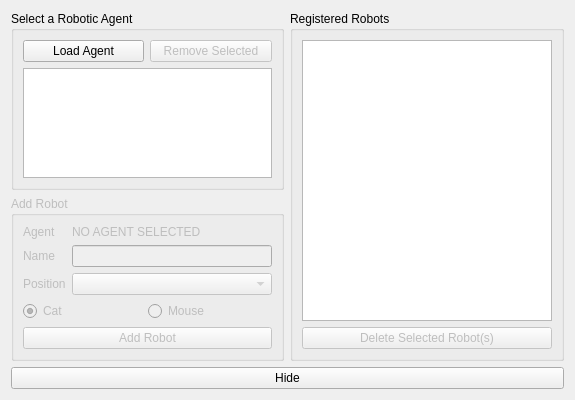
<?xml version="1.0" encoding="UTF-8"?>
<ui version="4.0">
 <class>cbManageRobots</class>
 <widget class="QWidget" name="cbManageRobots">
  <property name="geometry">
   <rect>
    <x>0</x>
    <y>0</y>
    <width>575</width>
    <height>400</height>
   </rect>
  </property>
  <property name="windowTitle">
   <string>Manage Robots</string>
  </property>
  <property name="windowIcon">
   <iconset resource="default.qrc">
    <normaloff>:/images/buttons/mouse</normaloff>:/images/buttons/mouse</iconset>
  </property>
  <layout class="QGridLayout" name="gridLayout">
   <item row="0" column="0">
    <widget class="QGroupBox" name="groupBox_Agents">
     <property name="title">
      <string>Select a Robotic Agent</string>
     </property>
     <layout class="QGridLayout" name="gridLayout_2">
      <item row="0" column="0">
       <widget class="QPushButton" name="pushButton_LoadAgent">
        <property name="text">
         <string>Load Agent</string>
        </property>
        <property name="icon">
         <iconset resource="default.qrc">
          <normaloff>:/images/buttons/open</normaloff>:/images/buttons/open</iconset>
        </property>
       </widget>
      </item>
      <item row="0" column="1">
       <widget class="QPushButton" name="pushButton_RemoveAgent">
        <property name="enabled">
         <bool>false</bool>
        </property>
        <property name="text">
         <string>Remove Selected</string>
        </property>
        <property name="icon">
         <iconset resource="default.qrc">
          <normaloff>:/images/buttons/delete</normaloff>:/images/buttons/delete</iconset>
        </property>
       </widget>
      </item>
      <item row="1" column="0" colspan="2">
       <widget class="QListView" name="listView_Agents">
        <property name="editTriggers">
         <set>QAbstractItemView::NoEditTriggers</set>
        </property>
       </widget>
      </item>
     </layout>
    </widget>
   </item>
   <item row="0" column="1" rowspan="2">
    <widget class="QGroupBox" name="groupBox_Registered">
     <property name="title">
      <string>Registered Robots</string>
     </property>
     <layout class="QVBoxLayout" name="verticalLayout_2">
      <item>
       <widget class="QTableWidget" name="tableWidget_Robots">
        <property name="autoFillBackground">
         <bool>true</bool>
        </property>
        <property name="selectionMode">
         <enum>QAbstractItemView::ExtendedSelection</enum>
        </property>
        <property name="selectionBehavior">
         <enum>QAbstractItemView::SelectRows</enum>
        </property>
        <property name="showGrid">
         <bool>false</bool>
        </property>
        <property name="cornerButtonEnabled">
         <bool>false</bool>
        </property>
        <attribute name="horizontalHeaderCascadingSectionResizes">
         <bool>true</bool>
        </attribute>
        <attribute name="horizontalHeaderHighlightSections">
         <bool>false</bool>
        </attribute>
        <attribute name="horizontalHeaderStretchLastSection">
         <bool>true</bool>
        </attribute>
        <attribute name="verticalHeaderVisible">
         <bool>false</bool>
        </attribute>
        <attribute name="verticalHeaderCascadingSectionResizes">
         <bool>true</bool>
        </attribute>
       </widget>
      </item>
      <item>
       <widget class="QPushButton" name="pushButton_DeleteRobot">
        <property name="enabled">
         <bool>false</bool>
        </property>
        <property name="text">
         <string>Delete Selected Robot(s)</string>
        </property>
        <property name="icon">
         <iconset resource="default.qrc">
          <normaloff>:/images/buttons/delete</normaloff>:/images/buttons/delete</iconset>
        </property>
       </widget>
      </item>
     </layout>
    </widget>
   </item>
   <item row="2" column="0" colspan="2">
    <widget class="QPushButton" name="pushButton_Close">
     <property name="text">
      <string>Hide</string>
     </property>
    </widget>
   </item>
   <item row="1" column="0">
    <widget class="QGroupBox" name="groupBox_AddRobot">
     <property name="enabled">
      <bool>false</bool>
     </property>
     <property name="title">
      <string>Add Robot</string>
     </property>
     <layout class="QFormLayout" name="formLayout_1">
      <property name="fieldGrowthPolicy">
       <enum>QFormLayout::AllNonFixedFieldsGrow</enum>
      </property>
      <item row="0" column="0">
       <widget class="QLabel" name="label_1">
        <property name="text">
         <string>Agent</string>
        </property>
       </widget>
      </item>
      <item row="0" column="1">
       <widget class="QLabel" name="label_Agent">
        <property name="text">
         <string>NO AGENT SELECTED</string>
        </property>
       </widget>
      </item>
      <item row="1" column="0">
       <widget class="QLabel" name="label_2">
        <property name="text">
         <string>Name</string>
        </property>
       </widget>
      </item>
      <item row="1" column="1">
       <widget class="QLineEdit" name="lineEdit_Name"/>
      </item>
      <item row="2" column="0">
       <widget class="QLabel" name="label_3">
        <property name="text">
         <string>Position</string>
        </property>
       </widget>
      </item>
      <item row="2" column="1">
       <widget class="QComboBox" name="comboBox_Position">
        <property name="insertPolicy">
         <enum>QComboBox::InsertAlphabetically</enum>
        </property>
       </widget>
      </item>
      <item row="6" column="0" colspan="2">
       <widget class="QPushButton" name="pushButton_AddRobot">
        <property name="text">
         <string>Add Robot</string>
        </property>
        <property name="icon">
         <iconset resource="default.qrc">
          <normaloff>:/images/buttons/add</normaloff>:/images/buttons/add</iconset>
        </property>
       </widget>
      </item>
      <item row="3" column="0" colspan="2">
       <layout class="QHBoxLayout" name="horizontalLayout_3">
        <property name="spacing">
         <number>0</number>
        </property>
        <item>
         <widget class="QRadioButton" name="radioButton_Cat">
          <property name="enabled">
           <bool>false</bool>
          </property>
          <property name="text">
           <string>Cat</string>
          </property>
          <property name="checked">
           <bool>true</bool>
          </property>
         </widget>
        </item>
        <item>
         <widget class="QRadioButton" name="radioButton_Mouse">
          <property name="text">
           <string>Mouse</string>
          </property>
         </widget>
        </item>
       </layout>
      </item>
     </layout>
    </widget>
   </item>
  </layout>
 </widget>
 <resources>
  <include location="default.qrc"/>
 </resources>
 <connections>
  <connection>
   <sender>lineEdit_Name</sender>
   <signal>returnPressed()</signal>
   <receiver>pushButton_AddRobot</receiver>
   <slot>click()</slot>
   <hints>
    <hint type="sourcelabel">
     <x>167</x>
     <y>237</y>
    </hint>
    <hint type="destinationlabel">
     <x>146</x>
     <y>291</y>
    </hint>
   </hints>
  </connection>
  <connection>
   <sender>pushButton_Close</sender>
   <signal>clicked()</signal>
   <receiver>cbManageRobots</receiver>
   <slot>close()</slot>
   <hints>
    <hint type="sourcelabel">
     <x>287</x>
     <y>302</y>
    </hint>
    <hint type="destinationlabel">
     <x>287</x>
     <y>161</y>
    </hint>
   </hints>
  </connection>
 </connections>
</ui>
